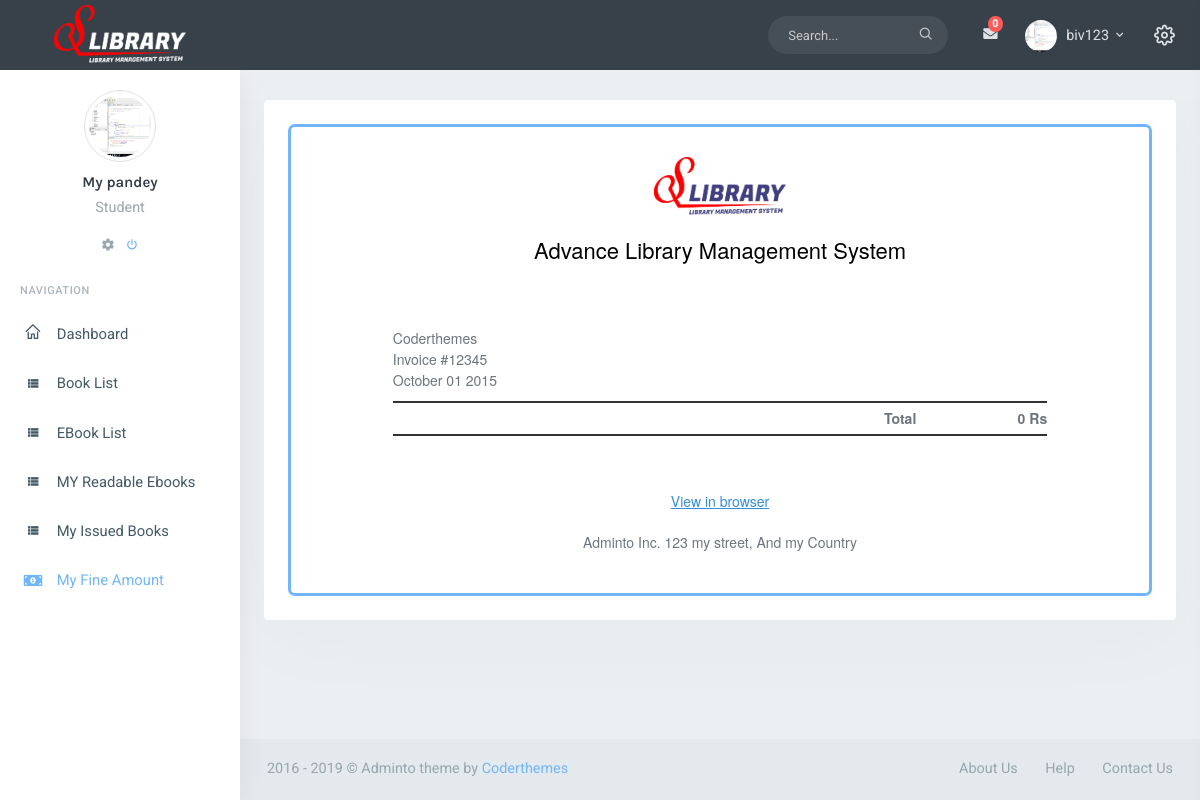
Screenshot of /my-fine/ (signed in) with the database file from the repository.
### account/models.py (models this page shows)
class User(AbstractUser):
	CHOICES = (
        ('Librarian', 'Librarian'),
        ('Student', 'Student'),
    )
	Role=models.CharField(max_length=20,
		choices=CHOICES,
		default='Student')
	profile_pic=models.ImageField(upload_to='profile-pic',
		default='profile-pic/user.jpg')
	barcode=models.ImageField(blank=True, null=True)
	contact=models.CharField(max_length=100)
	is_active=models.BooleanField(default=False)

### operations/decorators.py (the view)
		def wrap(request, *args, **kwargs):
			if request.user.Role in allowed_roles:
				return func(request, *args, **kwargs)
			else:
				raise PermissionDenied

### operations/context_processors.py (called while the page is built)
def my_context_processor(request):
    if request.user.is_authenticated:
        count=Message.objects.filter(posted_to=request.user, read=False).count()
        msgs=Message.objects.filter(posted_to=request.user).order_by('Posted_on')[::-1]
        sent_msgs=Message.objects.filter(
            posted_by=request.user).order_by('Posted_on')[::-1]
        return {
            'count': count,
            'msgs':msgs,
            'sent_msgs':sent_msgs
        }
    return {}

def get_all_catagory(request):
    catagories=Catagory.objects.all()
    return {'catagories':catagories}

def issue_requests(request):
    issue_requests=EbookRequest.objects.all().count()
    return {'issue_requests':issue_requests}

### operations/views.py (called while the page is built)
@login_required
@role_required(allowed_roles=['Student'])
def MYFine(request):
    sum=0
    issue_rec=IssueBooks.objects.filter(student=request.user,
        returned=False)
    for i in issue_rec:
        sum=sum+i.fine
    return render(request,'operations/my_fine.html', {
        'issue_rec':issue_rec,
        'sum':sum})

### operations/templates/operations/my_fine.html (shortened to what this page needs)
{%extends 'operations/index.html'%}
{% load crispy_forms_tags %}
{% load static %}
{% block content%}
<div class="container-fluid">
	<div class="row">
		<div class="col-xl-12">
			<div class="card-box">
				<table class="main" width="100%" cellpadding="0" cellspacing="0" style="font-family: 'Helvetica Neue',Helvetica,Arial,sans-serif; box-sizing: border-box; font-size: 14px; border-radius: 3px;  margin: 0; border: none;">
					<tbody><tr style="font-family: 'Helvetica Neue',Helvetica,Arial,sans-serif; box-sizing: border-box; font-size: 14px; margin: 0;">
						<td class="content-wrap aligncenter" style="font-family: 'Helvetica Neue',Helvetica,Arial,sans-serif; box-sizing: border-box; font-size: 14px; vertical-align: top; display: block; margin: 0;padding: 20px;border: 3px solid #71B6F9;border-radius: 7px; background-color: #fff;" valign="top">
							<table width="100%" cellpadding="0" cellspacing="0" style="font-family: 'Helvetica Neue',Helvetica,Arial,sans-serif; box-sizing: border-box; font-size: 14px; margin: 0;">
								<tbody><tr style="font-family: 'Helvetica Neue',Helvetica,Arial,sans-serif; box-sizing: border-box; font-size: 14px; margin: 0;">
									<td class="content-block" style="font-family: 'Helvetica Neue',Helvetica,Arial,sans-serif; box-sizing: border-box; font-size: 14px; vertical-align: top; margin: 0; padding: 0 0 20px;" valign="top">
										<h2 class="aligncenter" style="font-family: 'Helvetica Neue',Helvetica,Arial,'Lucida Grande',sans-serif; box-sizing: border-box; font-size: 22px; color: #000; line-height: 1.2em; font-weight: 400; text-align: center; margin: 10px 0 0;" align="center">
											<a href="#" style="display: block;margin-bottom: 20px;"> <img src="{% static 'assets/images/slogo.png' %}" height="60" alt="logo"></a>
											Advance Library Management System</h2>
										</td>
									</tr>
									<tr style="font-family: 'Helvetica Neue',Helvetica,Arial,sans-serif; box-sizing: border-box; font-size: 14px; margin: 0;">
										<td class="content-block aligncenter" style="font-family: 'Helvetica Neue',Helvetica,Arial,sans-serif; box-sizing: border-box; font-size: 14px; vertical-align: top; text-align: center; margin: 0; padding: 0 0 10px;" align="center" valign="top">
											<table class="invoice" style="font-family: 'Helvetica Neue',Helvetica,Arial,sans-serif; box-sizing: border-box; font-size: 14px; text-align: left; width: 80%; margin: 40px auto;">
												<tbody><tr style="font-family: 'Helvetica Neue',Helvetica,Arial,sans-serif; box-sizing: border-box; font-size: 14px; margin: 0;">
													<td style="font-family: 'Helvetica Neue',Helvetica,Arial,sans-serif; box-sizing: border-box; font-size: 14px; vertical-align: top; margin: 0; padding: 5px 0;" valign="top">Coderthemes<br style="font-family: 'Helvetica Neue',Helvetica,Arial,sans-serif; box-sizing: border-box; font-size: 14px; margin: 0;">Invoice
														#12345<br style="font-family: 'Helvetica Neue',Helvetica,Arial,sans-serif; box-sizing: border-box; font-size: 14px; margin: 0;">October
														01 2015
													</td>
												</tr>
												<tr style="font-family: 'Helvetica Neue',Helvetica,Arial,sans-serif; box-sizing: border-box; font-size: 14px; margin: 0;">
													<td style="font-family: 'Helvetica Neue',Helvetica,Arial,sans-serif; box-sizing: border-box; font-size: 14px; vertical-align: top; margin: 0; padding: 5px 0;" valign="top">
														<table class="invoice-items" cellpadding="0" cellspacing="0" style="font-family: 'Helvetica Neue',Helvetica,Arial,sans-serif; box-sizing: border-box; font-size: 14px; width: 100%; margin: 0;">
															<tbody>
															<tr class="total" style="font-family: 'Helvetica Neue',Helvetica,Arial,sans-serif; box-sizing: border-box; font-size: 14px; margin: 0;">
																<td class="alignright" width="80%" style="font-family: 'Helvetica Neue',Helvetica,Arial,sans-serif; box-sizing: border-box; font-size: 14px; vertical-align: top; text-align: right; border-top-width: 2px; border-top-color: #333; border-top-style: solid; border-bottom-color: #333; border-bottom-width: 2px; border-bottom-style: solid; font-weight: 700; margin: 0; padding: 5px 0;" align="right" valign="top">Total
																</td>
																<td class="alignright" style="font-family: 'Helvetica Neue',Helvetica,Arial,sans-serif; box-sizing: border-box; font-size: 14px; vertical-align: top; text-align: right; border-top-width: 2px; border-top-color: #333; border-top-style: solid; border-bottom-color: #333; border-bottom-width: 2px; border-bottom-style: solid; font-weight: 700; margin: 0; padding: 5px 0;" align="right" valign="top"> {{sum}} Rs
																</td>
															</tr>
														</tbody></table>
													</td>
												</tr>
											</tbody></table>
										</td>
									</tr>
									<tr style="font-family: 'Helvetica Neue',Helvetica,Arial,sans-serif; box-sizing: border-box; font-size: 14px; margin: 0;">
										<td class="content-block aligncenter" style="font-family: 'Helvetica Neue',Helvetica,Arial,sans-serif; box-sizing: border-box; font-size: 14px; vertical-align: top; text-align: center; margin: 0; padding: 0 0 20px;" align="center" valign="top">
											<a href="#" style="font-family: 'Helvetica Neue',Helvetica,Arial,sans-serif; box-sizing: border-box; font-size: 14px; color: #348eda; text-decoration: underline; margin: 0;">View
												in browser</a>
											</td>
										</tr>
										<tr style="font-family: 'Helvetica Neue',Helvetica,Arial,sans-serif; box-sizing: border-box; font-size: 14px; margin: 0;">
											<td class="content-block aligncenter" style="font-family: 'Helvetica Neue',Helvetica,Arial,sans-serif; box-sizing: border-box; font-size: 14px; vertical-align: top; text-align: center; margin: 0; padding: 0 0 20px;" align="center" valign="top">
												Adminto Inc. 123 my street, And my Country
											</td>
										</tr>
									</tbody></table>
								</td>
							</tr>
						</tbody></table>
					</div>
				</div>
			</div>
		</div>
		{% endblock %}

### operations/templates/operations/index.html (shortened to what this page needs)
{% load static %}
<!DOCTYPE html>
<html lang="en">
<head>
    <link href="{% static 'assets/libs/custombox/custombox.min.css' %}" rel="stylesheet">
    <link href="{% static 'assets/libs/bootstrap-tagsinput/bootstrap-tagsinput.css' %}" rel="stylesheet" />
    <link href="{% static 'assets/libs/sweetalert2/sweetalert2.min.css' %}" rel="stylesheet" type="text/css" />
    <link href="{% static 'assets/css/bootstrap.min.css' %}" rel="stylesheet" type="text/css" />
    <link href="{% static 'assets/css/icons.min.css' %}" rel="stylesheet" type="text/css" />
    <link href="{% static 'assets/css/app.min.css' %}" rel="stylesheet" type="text/css" />
    <link href="{% static 'assets/libs/datatables/dataTables.bootstrap4.css' %}" rel="stylesheet" type="text/css" />
    <link href="{% static 'assets/libs/datatables/responsive.bootstrap4.css' %}" rel="stylesheet" type="text/css" />
    <link href="{% static 'assets/libs/datatables/buttons.bootstrap4.css' %}" rel="stylesheet" type="text/css" />
    <link href="{% static 'assets/libs/datatables/select.bootstrap4.css' %}" rel="stylesheet" type="text/css" />
    <link href="{% static 'assets/libs/sweetalert2/sweetalert2.min.css' %}" rel="stylesheet" type="text/css" />
</head>
<body class="topbar-dark">
    <div id="wrapper">
        <div class="navbar-custom navbar-custom-dark">
            <ul class="list-unstyled topnav-menu float-right mb-0">
                <li class="d-none d-sm-block">
                    <form class="app-search" method="POST" action="{% url 'search' %}">
                        <div class="app-search-box">
                            <div class="input-group">
                                <input type="text" class="form-control" placeholder="Search..." name="qs">
                                <div class="input-group-append">
                                    <button class="btn" type="submit">
                                        <i class="fe-search"></i>
                                    </button>
                                </div>
                            </div>
                        </div>
                    </form>
                </li>
                {% if request.user.Role == 'Student'%}
                <li class="dropdown notification-list">
                    <a href="{% url 'view-message' %}" role="button" class="nav-link dropdown-toggle  waves-effect" >
                        <i class="fas fa-envelope"></i>
                        <span class="badge badge-danger rounded-circle noti-icon-badge">{{count}}</span>
                    </a>
                </li>
                {% endif %}
                <li class="dropdown notification-list">
                    <a class="nav-link dropdown-toggle nav-user mr-0 waves-effect" data-toggle="dropdown" href="#" role="button" aria-haspopup="false" aria-expanded="false">
                        <img src="{{request.user.profile_pic.url}}" alt="user-image" class="rounded-circle">
                        <span class="pro-user-name ml-1">
                            {{request.user.username}} <i class="mdi mdi-chevron-down"></i>
                        </span>
                    </a>
                </li>
                <li class="dropdown notification-list">
                    <a href="javascript:void(0);" class="nav-link right-bar-toggle waves-effect">
                        <i class="fe-settings noti-icon"></i>
                    </a>
                </li>
            </ul>
            <div class="logo-box">
                <a href="{% url 'home'%}" class="logo text-center">
                    <span class="logo-lg">
                        <img  src="{% static 'assets/images/slogo.png' %}" style="filter: brightness(400%);" alt="" height="60">
                    </span>
                </a>
            </div>
        </div>
        <div class="left-side-menu">
            <div class="slimscroll-menu">
                <div class="user-box text-center">
                    <img src="{{request.user.profile_pic.url}}" alt="user-img" title="Mat Helme" class="rounded-circle img-thumbnail avatar-lg">
                    <div class="dropdown">
                        <a href="#" class="text-dark dropdown-toggle h5 mt-2 mb-1 d-block" data-toggle="dropdown">{{request.user.first_name}} {{request.user.last_name}}</a>
                    </div>
                    <p class="text-muted">{{request.user.Role}}</p>
                    <ul class="list-inline">
                        <li class="list-inline-item">
                            <a href="#" class="text-muted">
                                <i class="mdi mdi-settings"></i>
                            </a>
                        </li>
                        <li class="list-inline-item">
                            <a href="#" class="text-custom">
                                <i class="mdi mdi-power"></i>
                            </a>
                        </li>
                    </ul>
                </div>
                {% include 'operations/sidebar.html' %}
            </div>
        </div>
        <div class="content-page">
            <div class="content">
                {% block content %}
                {% endblock %}
                <footer class="footer">
                    <div class="container-fluid">
                        <div class="row">
                            <div class="col-md-6">
                               2016 - 2019 &copy; Adminto theme by <a href="">Coderthemes</a>
                           </div>
                           <div class="col-md-6">
                            <div class="text-md-right footer-links d-none d-sm-block">
                                <a href="javascript:void(0);">About Us</a>
                                <a href="javascript:void(0);">Help</a>
                                <a href="javascript:void(0);">Contact Us</a>
                            </div>
                        </div>
                    </div>
                </div>
            </footer>
        </div>
    </div>
</body>
</html>

### rows the page displays
User: user.profile_pic (picture), user.username "biv123", user.first_name "My", user.last_name "pandey", user.Role "Student"

### other values shown
{{ count }} "0"
{{ sum }} "0"
